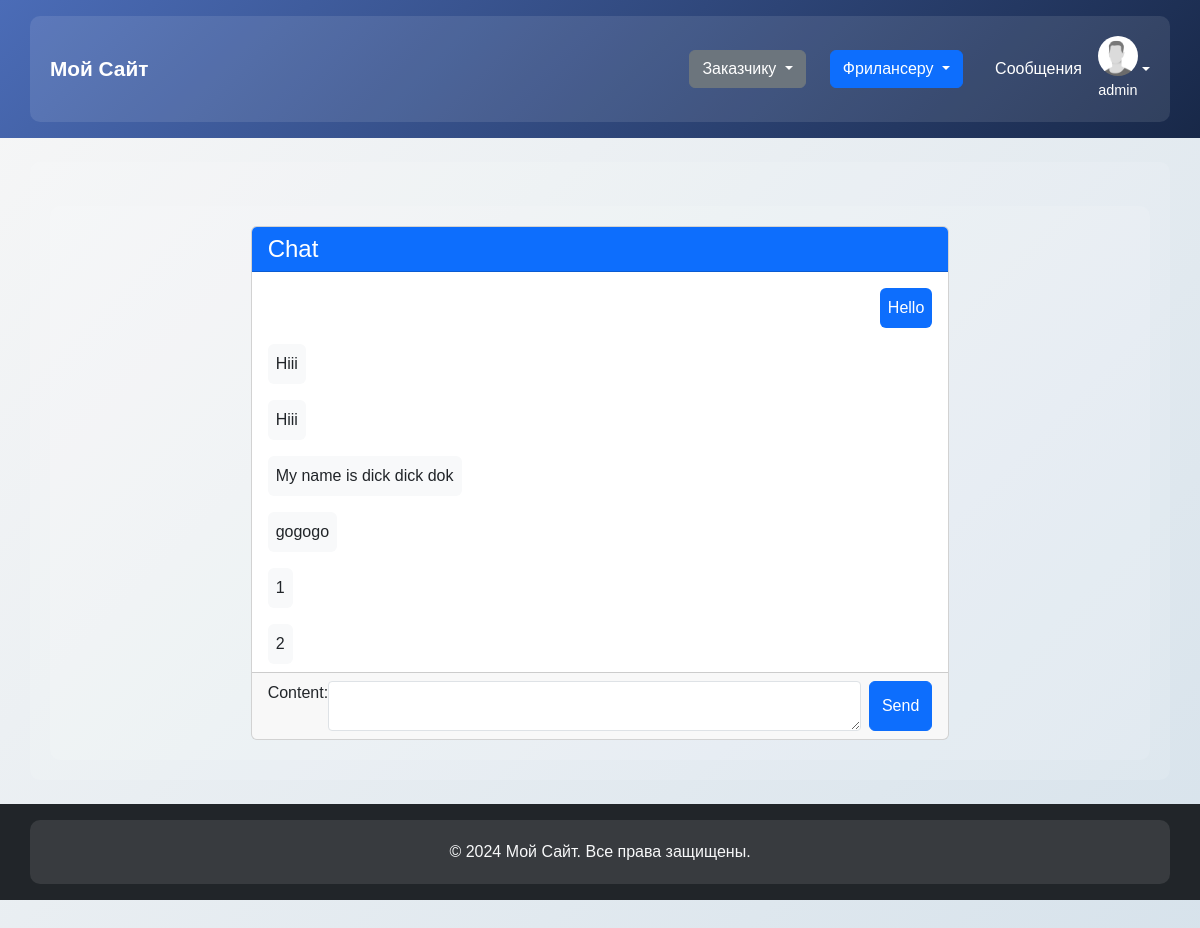
Page /dialog/view/1/ (signed in) on the committed database.
### MySite/models.py (models this page shows, shortened)
class CustomUser(AbstractUser):
    ROLE_CHOICES = (
        ('customer', 'Customer'),
        ('executor', 'Executor'),
    )
    role = models.CharField(max_length=10, choices=ROLE_CHOICES, default='customer')
    user_permissions = models.ManyToManyField(
        'auth.Permission',
        related_name='customuser_permissions',  # Устанавливаем уникальное имя для связи
        blank=True
    )
    groups = models.ManyToManyField(
        'auth.Group',
        related_name='customuser_groups',  # Уникальное имя для связи
        blank=True
    )

class Message(models.Model):
    chat = models.ForeignKey(
        Chat,
        on_delete=models.CASCADE,
        related_name="messages",
        help_text="Chat to which this message belongs",
    )
    sender = models.ForeignKey(
        CustomUser,
        on_delete=models.CASCADE,
        related_name="sender",
        help_text="User who sent the message",
    )
    content = models.TextField(help_text="Message content")
    timestamp = models.DateTimeField(help_text="Time when the message was send", auto_now_add=True)
    is_read = models.BooleanField(default=False, help_text="Has the message been read?")

### MySite/views.py (the view, shortened to what this page needs)
# urls.py: path('dialog/view/<int:chat_id>/', dialog_view, name='dialog_view'),
@login_required
def dialog_view(request, chat_id):
    messages = Message.objects.filter(chat=chat_id).order_by('timestamp')[:20]
    form = MessageForm()
    return render(request, 'mysite/dialog_view.html', {'messages': messages, 'form': form, 'id': chat_id})

### MySite/forms.py
class MessageForm(forms.ModelForm):
    content = forms.CharField(widget=forms.Textarea(attrs={'class': 'form-control form-control-sm', 'style': 'height: 50px;'}))
    class Meta:
        model = Message
        fields = ['content']

### templates/mysite/dialog_view.html (shortened to what this page needs)
{% extends "mysite/base.html" %}
{% load static %}
{% block content %}
<div class="container mt-4">
    <div class="row">
        <div class="col-md-8 offset-md-2">
            <div class="card">
                <div class="card-header bg-primary text-white">
                    <h4 class="mb-0">Chat</h4>
                </div>
                <div class="card-body" style="max-height: 400px; overflow-y: auto;">
                    {% for message in messages %}
                        {% if message.sender == request.user %}
                            <div class="d-flex justify-content-end mb-3">
                                <div class="bg-primary text-white p-2 rounded">
                                    <p class="mb-0">{{ message.content }}</p>
                                </div>
                            </div>
                        {% else %}
                            <div class="d-flex justify-content-start mb-3">
                                <div class="bg-light p-2 rounded">
                                    <p class="mb-0">{{ message.content }}</p>
                                </div>
                            </div>
                        {% endif %}
                    {% empty %}
                        <p class="text-center text-muted">Пока пусто :(</p>
                    {% endfor %}
                </div>
                <div class="card-footer">
                    <form action="{% url 'mysite:dialog_view' id %}" method="post" class="d-flex">
                        {{ form.as_table }}
                        <button type="submit" class="btn btn-primary ms-2">Send</button>
                    </form>
                </div>
            </div>
        </div>
    </div>
</div>
{% endblock %}

### templates/mysite/base.html (shortened to what this page needs)
<!DOCTYPE html>
<html lang="en">
<head>
    <link href="https://stackpath.bootstrapcdn.com/bootstrap/5.3.0/css/bootstrap.min.css" rel="stylesheet">
    <link
            href="https://cdn.jsdelivr.net/npm/bootstrap@5.3.0/dist/css/bootstrap.min.css"
            rel="stylesheet">
    {% load static %}
</head>
<body>
{% block header %}
<header class="py-3" style="background: linear-gradient(135deg, #4b6cb7 0%, #182848 100%);">
    <div class="container">
        <nav class="navbar navbar-expand-lg p-0">
            <div class="container-fluid p-0">
                <a class="navbar-brand text-white fw-bold" href="/" style="font-size: 1.3rem;">Мой Сайт</a>
                <div class="d-flex ms-auto align-items-center gap-3">
                    <div class="dropdown me-2">
                        <button
                                class="btn btn-secondary dropdown-toggle"
                                type="button"
                                id="customerDropdown"
                                data-bs-toggle="dropdown"
                                aria-expanded="false"
                                style="font-size: 1rem;">
                            Заказчику
                        </button>
                    </div>
                    <div class="dropdown me-2">
                        <button
                                class="btn btn-primary dropdown-toggle"
                                type="button"
                                id="freelancerDropdown"
                                data-bs-toggle="dropdown"
                                aria-expanded="false"
                                style="font-size: 1rem;">
                            Фрилансеру
                        </button>
                    </div>
                    {% if request.user.is_authenticated %}
                    <a href="{% url 'mysite:dialog_list' %}" class="text-white text-decoration-none d-flex align-items-center gap-2" style="font-size: 1rem;">
                         Сообщения
                    </a>
                    <div class="dropdown">
                        <a
                                href="{% url 'mysite:profile' request.user.username %}"
                                class="d-flex align-items-center text-decoration-none dropdown-toggle"
                                id="profileDropdown"
                                data-bs-toggle="dropdown"
                                aria-expanded="false">
                            <div class="text-center">
                                <img
                                        src="{% static 'images/avatar.png' %}"
                                        alt="Фото профиля"
                                        class="rounded-circle"
                                        width="40"
                                        height="40">
                                <p class="mt-1 mb-0" style="font-size: 0.9rem;">{{ request.user.username }}</p>
                            </div>
                        </a>
                    </div>
                    {% else %}
                    <a class="text-white text-decoration-none d-flex align-items-center" href="/login"
                       style="font-size: 1rem;">
                        Вход
                    </a>
                    {% endif %}
                </div>
            </div>
        </nav>
    </div>
</header>
{% endblock %}
<main class="container my-4">
    {% block content %}{% endblock %}
</main>
<footer class="bg-dark text-center text-light py-3">
    <div class="container text-center">
        © 2024 Мой Сайт. Все права защищены.
    </div>
</footer>
</body>
</html>

### templates/mysite/base.html (style rules this page uses)
body { background: linear-gradient(135deg, #f7f7f7 0%, #d3e0ea 100%); color: #333; min-height: 100vh; font-family: 'Arial', sans-serif;; }
.container { background: rgba(255, 255, 255, 0.1); padding: 20px; border-radius: 10px; }
a { color: #fff; }

### rows in the picture
CustomUser: user.username "admin"
Message: content "Hello"
Message: content "Hiii"
Message: content "Hiii"
Message: content "My name is dick dick dok"
Message: content "gogogo"
Message: content "1"
Message: content "2"
